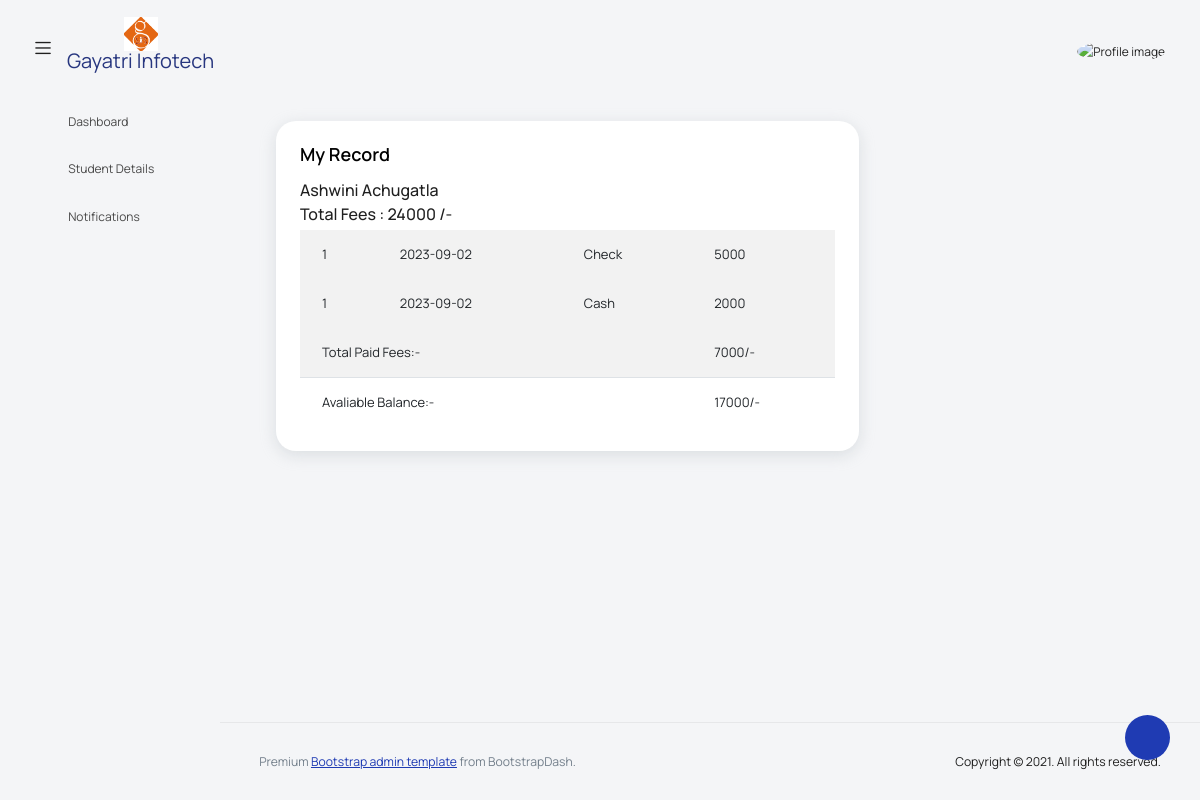
/frontend/template2/pages/tables/studfees.php?id=1, run on the app's committed database.
### tables this page shows
CREATE TABLE `register` (
  `id` int(11) NOT NULL,
  `name` varchar(256) NOT NULL,
  `mobileno` bigint(10) NOT NULL,
  `email` varchar(256) NOT NULL,
  `image` varchar(255) NOT NULL,
  `password` varchar(256) NOT NULL,
  `conformpassword` varchar(256) NOT NULL,
  `coursename` varchar(256) NOT NULL
);

CREATE TABLE `feestable` (
  `id` int(11) NOT NULL,
  `sid` int(11) NOT NULL,
  `fees` int(11) NOT NULL,
  `date` date NOT NULL,
  `payment` varchar(255) NOT NULL
);

### frontend/template2/pages/tables/studfees.php (the view, shortened to what this page needs)
<?php
$id=$_GET['id'];
$con = mysqli_connect("localhost","root","","project");
$total = "select sum(fees) from studentdetails where sid = $id";
$totalres = mysqli_query($con,$total);
$row = mysqli_fetch_row($totalres);
$totalfees = $row[0];
$paidquery = "select sum(fees) from feestable where sid = $id";
$paidres = mysqli_query($con,$paidquery);
$paidrow = mysqli_fetch_row($paidres);
$paidfees = $paidrow[0];
$result = $totalfees - $paidfees;
?>
<!DOCTYPE html>
<html lang="en">
<head>
  <link rel="stylesheet" href="../../vendors/feather/feather.css">
  <link rel="stylesheet" href="../../vendors/mdi/css/materialdesignicons.min.css">
  <link rel="stylesheet" href="../../vendors/ti-icons/css/themify-icons.css">
  <link rel="stylesheet" href="../../vendors/typicons/typicons.css">
  <link rel="stylesheet" href="../../vendors/simple-line-icons/css/simple-line-icons.css">
  <link rel="stylesheet" href="../../vendors/css/vendor.bundle.base.css">
  <link rel="stylesheet" href="../../css/vertical-layout-light/style.css">
</head>
<body>
  <div class="container-scroller">
    <?php
      include("../../header.php");
    ?>
    <div class="container-fluid page-body-wrapper">
      <div class="theme-setting-wrapper">
        <div id="settings-trigger"><i class="ti-settings"></i></div>
      </div>
      <?php
        include("../../nav.php");
      ?>
      <div class="main-panel">
        <div class="content-wrapper">
          <div class="row">
            <?php
              $sql1="select name from register where id=$id";
              $res1=mysqli_query($con,$sql1);
              $rw1=mysqli_fetch_row($res1);
              $name=$rw1[0];
            ?>
            <div class="col-lg-8 grid-margin stretch-card">
              <div class="card">
                <div class="card-body">
                  <h4 class="card-title"> My Record</h4>
                  <div><h5><?php echo $name;?></h5></div>
                  <h5>Total Fees : <?php echo $totalfees;?> /- </h5>
                  <div class="table-responsive">
                    <table class="table table-striped">
                    <?php
                        $sql="select * from feestable where sid=$id";
                        $res=mysqli_query($con,$sql);
                        $totalpaid=0;
                        $total=0;
                        while($rw=mysqli_fetch_row($res))
                        {
                          $total += $totalpaid + $rw[2];
                    ?>
                      <tbody>
                        <tr>
                          <td>
                            <?php echo $rw[1];?>
                          </td>
                          <td>
                            <?php echo $rw[3];?>
                          </td>
                          <td>
                            <?php echo $rw[4];?>
                          </td>
                          <td>
                            <?php echo $rw[2];?>
                          </td>
                        </tr>
                      </tbody>
                      <?php
                          }
                      ?>
                        <tr>
                          <td colspan='3'>
                            Total Paid Fees:-
                          </td>
                          <td>
                            <?php echo $total;?>/-
                          </td>
                        </tr>
                        <tr>
                          <td colspan='3'>
                            Avaliable Balance:-
                          </td>
                          <td>
                            <?php echo $result;?>/-
                          </td>
                        </tr>
                    </table>
                    </div>
                </div>
              </div>
            </div>
          </div>
        </div>
        <?php
          include("../../footer.php");
        ?>
      </div>
    </div>
  </div>
</body>
</html>

### data on the page
register: name "Ashwini Achugatla"
feestable: sid "1", date "2023-09-02", payment "Check", fees "5000"
feestable: sid "1", date "2023-09-02", payment "Cash", fees "2000"

### other printed values
$totalfees "24000"
$total "7000"
$result "17000"
